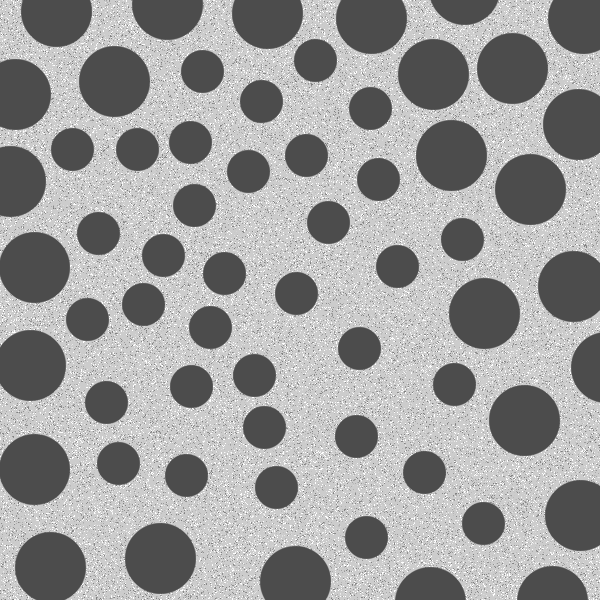
#> input picture morphology_operation/input image/blobs_in_circular_arrangement.tif, 600 x 600 px, found by its file name
$ python opening_closing_morphology.py
#> lines starting #> are read from the running program, lines starting #| are printed output that depends on the picture; after the words box and inside, x2 and y2 are one past the last pixel; in counts of white or black regions, pixels touching at a corner belong together
import cv2
import numpy as np
import matplotlib.pyplot as plt

path = "blobs_in_circular_arrangement.tif"

img = cv2.imread(path, cv2.IMREAD_GRAYSCALE)
#> img is the input picture: shape (600, 600); min 76, max 255, mean 155.3
if img is not None:
    print("Shape:", img.shape, "dtype", img.dtype)
#| Shape: (600, 600) dtype uint8

# Complement:  inverse of the image

inv = cv2.bitwise_not(img)
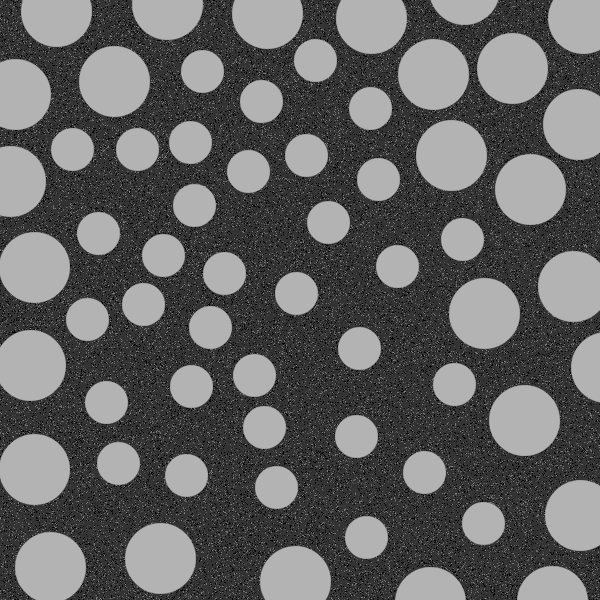
#> inv: shape (600, 600); min 0, max 179, mean 99.7

# Convet grascale image into binary image

ret, binary = cv2.threshold(inv, 0, 255, cv2.THRESH_BINARY + cv2.THRESH_OTSU)
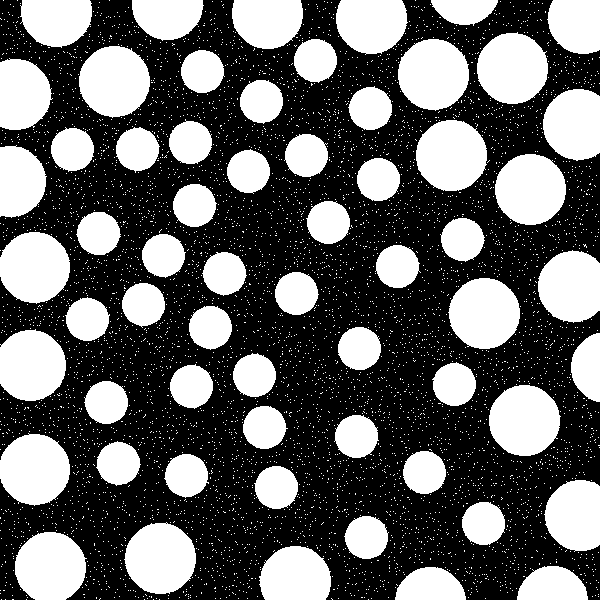
#> binary: shape (600, 600); 39.7% white; 5808 white regions (5747 under 20 px), largest, box (x1, y1, x2, y2) and area: (416, 120, 487, 191) 3964, (477, 32, 548, 104) 3961, (398, 39, 469, 111) 3961
#> ret = 112

# Define the kernal/structuring matrix size
k_open = 11
k_close = 25
# define structuring element for both open and close
s_open = cv2.getStructuringElement(cv2.MORPH_ELLIPSE, (k_open,k_close))
s_close = cv2.getStructuringElement(cv2.MORPH_ELLIPSE, (k_open,k_close))

# opening: find the smaller blobs in the image
smaller_region = cv2.morphologyEx(binary, cv2.MORPH_OPEN, s_open)
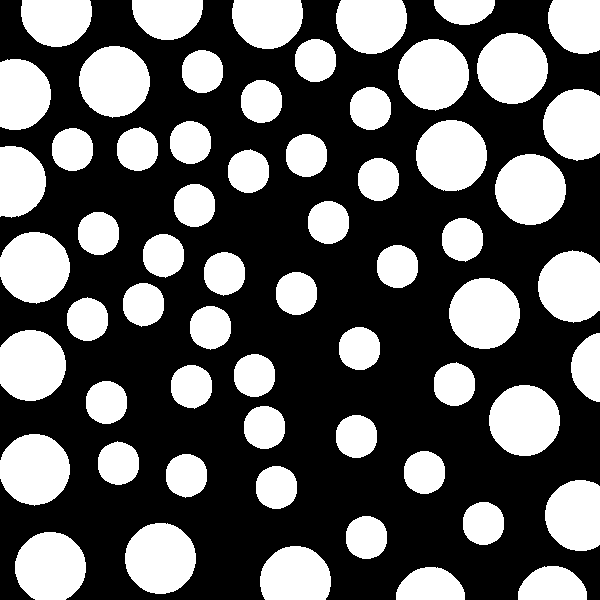
#> smaller_region: shape (600, 600); 37.5% white; 61 white regions, largest, box (x1, y1, x2, y2) and area: (416, 120, 487, 191) 3952, (477, 33, 548, 104) 3950, (489, 385, 560, 456) 3950

# Colosing: larger blobs region
large_region = cv2.morphologyEx(smaller_region, cv2.MORPH_CLOSE, s_close)
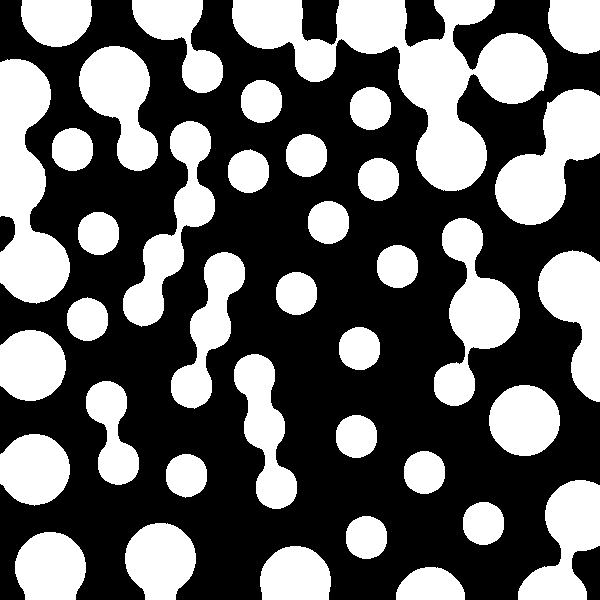
#> large_region: shape (600, 600); 39.2% white; 38 white regions, largest, box (x1, y1, x2, y2) and area: (232, 0, 548, 191) 21809, (0, 59, 70, 304) 10494, (495, 89, 600, 225) 7669
# Boundary of the blobs
boundry = cv2.morphologyEx(large_region, cv2.MORPH_GRADIENT, np.ones((3,3), np.uint8))
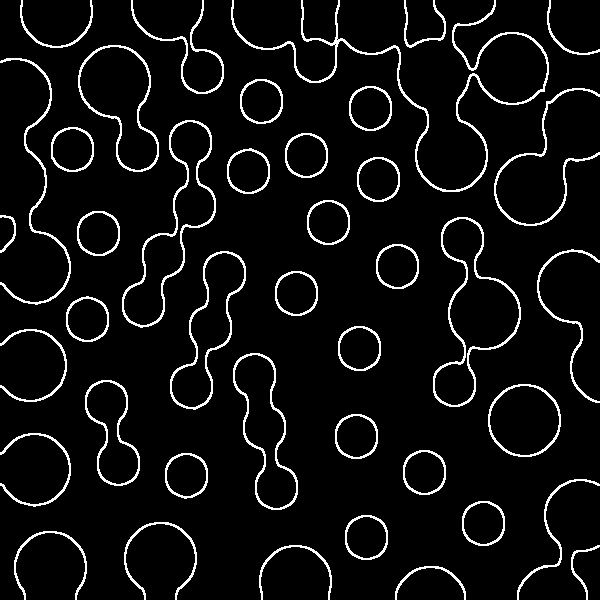
#> boundry: shape (600, 600); 6.3% white in thin lines or dots

# Display them
plt.figure(figsize=(8,8))
plt.subplot(2,2,1)
plt.imshow(img)
plt.title("Original image")
plt.axis("off")
plt.subplot(2,2,2)
plt.imshow(boundry, cmap="gray")
plt.title("Bounday of the blobs")

plt.subplot(2,2,3)
plt.imshow(smaller_region, cmap="gray")
plt.title("Open")

plt.subplot(2,2,4)
plt.imshow(large_region, cmap="gray")
plt.title("Closed")

plt.show()
